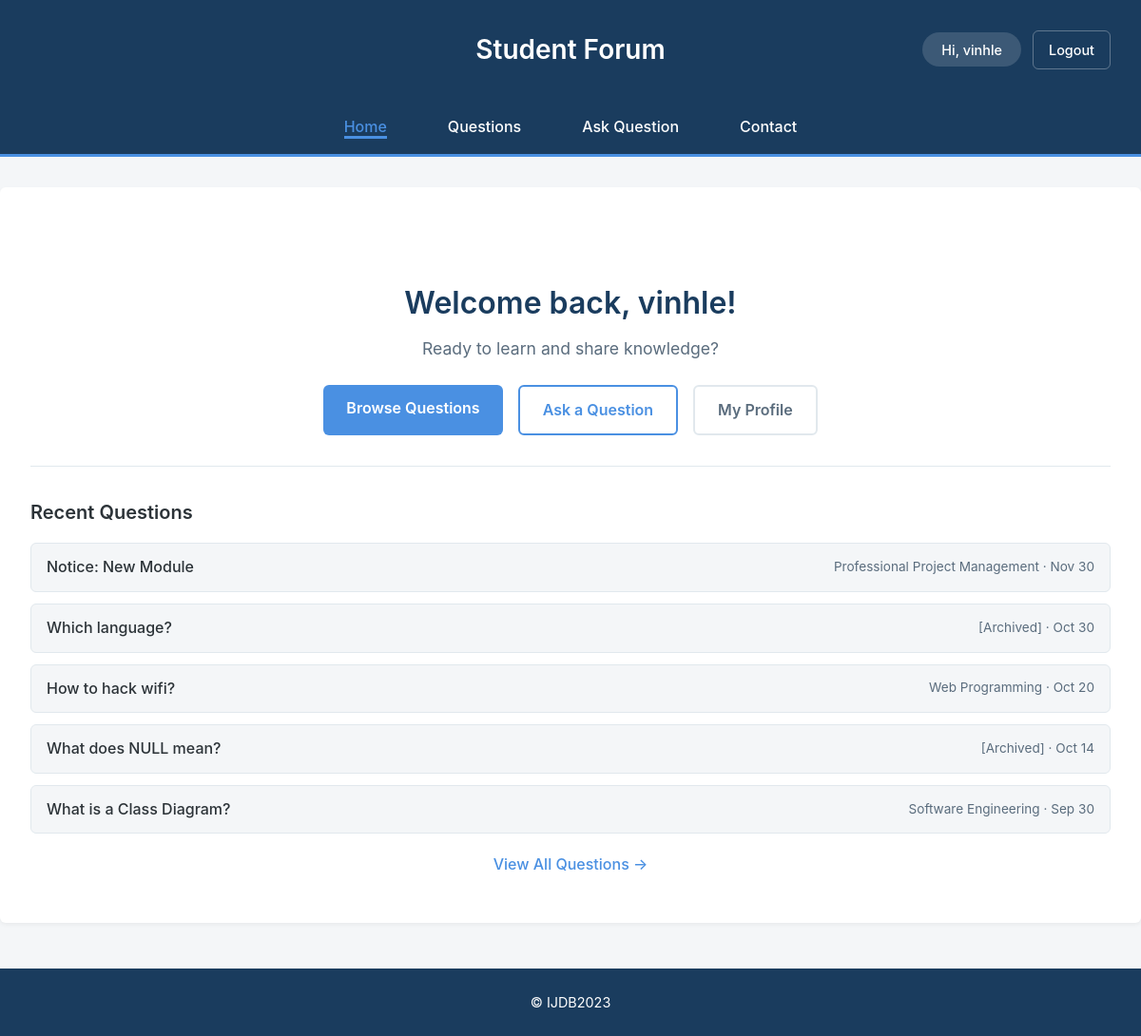
The app's page / (signed in) with its own data.
### tables this page shows
CREATE TABLE `question` (
  `question_id` int(11) NOT NULL,
  `title` varchar(255) NOT NULL,
  `content` text NOT NULL,
  `image` varchar(255) DEFAULT NULL,
  `view_count` int(11) NOT NULL DEFAULT 0,
  `status` varchar(50) NOT NULL DEFAULT 'active',
  `created_at` timestamp NOT NULL DEFAULT current_timestamp(),
  `user_id` int(11) DEFAULT NULL,
  `module_id` int(11) NOT NULL,
  `updated_at` timestamp NOT NULL DEFAULT current_timestamp() ON UPDATE current_timestamp()
);

### includes/functions/SessionFunctions.php (called while the page is built, shortened)
<?php
function isLoggedIn() {
    return isset($_SESSION['user_id']) && !empty($_SESSION['user_id']);
}

### index.php (called while the page is built, shortened)
<?php
include FUNCTIONS_PATH . 'SessionFunctions.php';
include INCLUDES_PATH . 'DatabaseConnection.php';
include FUNCTIONS_PATH . 'DatabaseFunctions.php';
include FUNCTIONS_PATH . 'QuestionDbFunctions.php';
$recentQuestions = getQuestionList($pdo, null, null, true);
$recentQuestions = array_slice($recentQuestions, 0, 5);
include PUBLIC_TEMPLATES . 'home.html.php';
include PUBLIC_TEMPLATES . 'layout.html.php';

### includes/functions/QuestionDbFunctions.php (called while the page is built, shortened)
<?php
function getQuestionList($pdo, $module_id = null, $user_id = null, $publicView = false, $searchTerm = null, $authorSearch = null) {
    if ($publicView) {
        $sql = 'SELECT q.question_id, q.title, q.content, q.image, q.created_at, q.view_count,
                u.email,
                CASE WHEN u.status = \'deleted\' THEN \'[Deleted]\' ELSE u.username END as username,
                CASE WHEN m.status = \'deleted\' THEN \'[Archived]\' ELSE m.module_name END as module_name,
                m.module_id, u.user_id, u.status as user_status, m.status as module_status
        FROM question q
        INNER JOIN user_account u ON q.user_id = u.user_id
        INNER JOIN module m ON q.module_id = m.module_id';
    }
    $params = [];
    $sql .= ' ORDER BY q.created_at DESC';
    $questions = query($pdo, $sql, $params);
    return $questions->fetchAll();
}

### includes/functions/DatabaseFunctions.php (called while the page is built, shortened)
<?php
function query($pdo, $sql, $parameters = []) {
    $query = $pdo->prepare($sql);
    $query->execute($parameters);
    return $query;
}

### templates/public/home.html.php (the view, shortened to what this page needs)
<?php if (isLoggedIn()): ?>
<div class="home-hero">
    <h2>Welcome back, <?= htmlspecialchars($_SESSION['username'], ENT_QUOTES, 'UTF-8') ?>!</h2>
    <p class="tagline">Ready to learn and share knowledge?</p>
    <div class="home-actions">
        <a href="questions.php" class="btn-primary">Browse Questions</a>
        <a href="addquestion.php" class="btn-secondary">Ask a Question</a>
        <a href="profile.php" class="btn-tertiary">My Profile</a>
    </div>
</div>
<?php if (!empty($recentQuestions)): ?>
<div class="recent-questions">
    <h3>Recent Questions</h3>
    <div class="question-preview-list">
        <?php foreach($recentQuestions as $question): ?>
            <div class="question-preview">
                <a href="questiondetail.php?id=<?=$question['question_id']?>">
                    <?=htmlspecialchars($question['title'], ENT_QUOTES, 'UTF-8')?>
                </a>
                <span class="preview-meta"><?=htmlspecialchars($question['module_name'], ENT_QUOTES, 'UTF-8')?> · <?=htmlspecialchars(date('M j', strtotime($question['created_at'])), ENT_QUOTES, 'UTF-8')?></span>
            </div>
        <?php endforeach;?>
    </div>
    <p class="view-all-link">
        <a href="questions.php">View All Questions →</a>
    </p>
</div>
<?php endif; ?>
<?php endif; ?>

### templates/css/questions.css (style rules this page uses)
:root { --primary-brand: #1A3C5E; --accent-blue: #4A90E2; --page-bg: #F4F6F8; --content-bg: #FFFFFF; --text-primary: #2C3338; --text-secondary: #5A6C7D; --font-stack: -apple-system, BlinkMacSystemFont, "Segoe UI", Roboto, "Helvetica Neue", Arial, sans-serif; --line-height-base: 1.6; --shadow-subtle: 0 2px 4px rgba(0, 0, 0, 0.05); --shadow-medium: 0 4px 8px rgba(0, 0, 0, 0.1); --border-radius: 6px; --border-color: #E1E8ED; }
* { margin: 0; padding: 0; box-sizing: border-box; }
body { font-family: var(--font-stack); line-height: var(--line-height-base); background-color: var(--page-bg); color: var(--text-primary); }
p { margin-bottom: 1em; }
h1, h2, h3 { color: var(--primary-brand); font-weight: 600; margin-bottom: 0.75em; }
h2 { font-size: 1.75rem; margin-top: 1em; }
h3 { font-size: 1.25rem; }
.home-hero { text-align: center; padding: 2rem 0; margin-bottom: 2rem; border-bottom: 1px solid var(--border-color); }
.home-hero h2 { font-size: 2rem; margin-bottom: 0.5rem; }
.home-hero .tagline { font-size: 1.1rem; color: var(--text-secondary); margin-bottom: 1.5rem; }
.home-actions { display: flex; gap: 1rem; justify-content: center; flex-wrap: wrap; }
.home-actions .btn-primary { padding: 0.75rem 1.5rem; background-color: var(--accent-blue); color: white; text-decoration: none; border-radius: var(--border-radius); font-weight: 600; transition: background-color 0.2s ease; }
.home-actions .btn-secondary { padding: 0.75rem 1.5rem; background-color: transparent; color: var(--accent-blue); text-decoration: none; border-radius: var(--border-radius); font-weight: 600; border: 2px solid var(--accent-blue); transition: all 0.2s ease; }
.home-actions .btn-tertiary { padding: 0.75rem 1.5rem; background-color: transparent; color: var(--text-secondary); text-decoration: none; border-radius: var(--border-radius); font-weight: 600; border: 2px solid var(--border-color); transition: all 0.2s ease; }
.recent-questions { margin-top: 2rem; }
.recent-questions h3 { font-size: 1.25rem; margin-bottom: 1rem; color: var(--text-primary); }
.question-preview-list { display: flex; flex-direction: column; gap: 0.75rem; }
.question-preview { display: flex; justify-content: space-between; align-items: center; padding: 0.75rem 1rem; background-color: var(--page-bg); border-radius: var(--border-radius); border: 1px solid var(--border-color); }
.question-preview a { color: var(--text-primary); text-decoration: none; font-weight: 500; flex: 1; }
.question-preview .preview-meta { font-size: 0.85rem; color: var(--text-secondary); white-space: nowrap; margin-left: 1rem; }
.view-all-link { margin-top: 1.25rem; text-align: center; }
.view-all-link a { color: var(--accent-blue); text-decoration: none; font-weight: 500; }
.btn-primary { display: inline-block; padding: 0.75rem 1.5rem; background-color: var(--accent-blue); color: white !important; border: none; border-radius: var(--border-radius); font-size: 1rem; font-weight: 600; cursor: pointer; transition: background-color 0.2s ease; text-decoration: none; }

### records on screen
question: title "Notice: New Module", module_name "Professional Project Management", created_at "Nov 30"
question: title "Which language?", module_name "[Archived]", created_at "Oct 30"
question: title "How to hack wifi?", module_name "Web Programming", created_at "Oct 20"
question: title "What does NULL mean?", module_name "[Archived]", created_at "Oct 14"
question: title "What is a Class Diagram?", module_name "Software Engineering", created_at "Sep 30"

### other values on screen
$_SESSION['username'] "vinhle"
